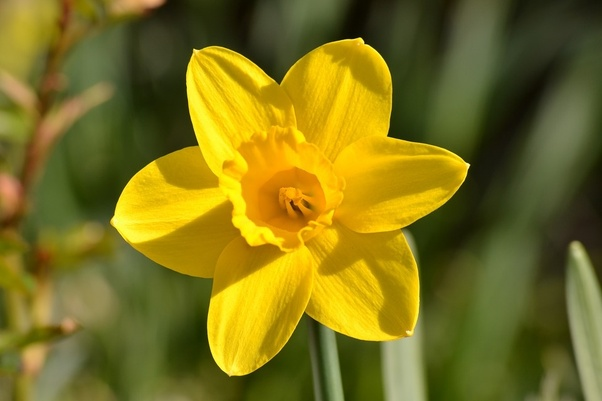
#> input picture narzisse.jpg, 602 x 401 px
$ python saddle_points.py   (older library calls are emulated)
#> lines starting #> are read from the running program, lines starting #| are printed output that depends on the picture
import numpy as np
from copy import copy
from PIL import Image
#from numba import jit, njit, types
#from numba.typed import Dict
import matplotlib.pyplot as plt
from matplotlib import cm
##import matplotlib.ticker as ticker
##import matplotlib.patches as patches
##import matplotlib.animation as animation
from mpl_toolkits.mplot3d import Axes3D


#this is so we can convert back and forth in number bases up to base 36
#create an empty, typed dict for numba
##int_from_char = Dict.empty(key_type=types.unicode_type,
##                           value_type=types.int64)
#now fill the dict
##for n in range(36):
##    int_from_char[np.base_repr(n,36)] = n
int_from_char = {np.base_repr(n,36) : n for n in range(36)}

#num_in_base = jit(np.base_repr, "unicode_type(int64, int64)")
num_in_base = np.base_repr

#@njit(parallel=True, inline="always", cache=True)
def is_increasing(vec):
    return np.all(np.diff(vec)>=0)


#binomial coefficient, returning integer
#@njit("int64(int64, int64)", parallel=True, inline="always", cache=True)
def bino(n, k):
    return np.prod(np.arange(n-k+1, n+1, 1, np.int64)) //\
           np.prod(np.arange(1, k+1, 1, np.int64))


#normalize an array along an axis
#@njit(parallel=True, inline="always", cache=True)
# [224 lines left out: functions normalize, regression_matrix, local_regression, find_critical, not called in this run]


#3D plot
def plot(f, n, tol=1E-3, rim=1E-3):
    fig = plt.figure()
    ax = fig.gca(projection='3d')
    plt.subplots_adjust(top = 1,
                        bottom = 0,
                        right = 1,
                        left = 0,
                        hspace = 0,
                        wspace = 0)
    plt.tight_layout()


    x = range(f.shape[0])
    y = range(f.shape[1])
    x, y = np.meshgrid(x, x)
    ax.plot_wireframe(x.T, y.T, f,
                      colors="k",
                      linewidths=0.1)

    col = {"max": "r",
           "min": "b",
           "saddle": "k",
           "degen": "0.5",#gray
           "valley": "g",
           "ridge": "m"}
    mrk = {"max": "^",
           "min": "v",
           "saddle": "x",
           "degen": "_",
           "valley": ".",
           "ridge": "."}

    d = find_critical(f, n, tol=tol, rim=rim)

    step = 1/8
    for p in d:
        if d[p]: ax.scatter(d[p][0],#+step/2,
                            d[p][1],#+step/2,
                            f[d[p]],
                            zdir="z",
                            zorder=1,
                            s=15,
                            c=col[p],
                            marker=mrk[p],
                            depthshade=False)

    plt.show()

if __name__ == "__main__":

    pic = Image.open("narzisse.jpg")
#> pic is the input picture: PIL image 602x401 RGB; mean R, G, B 123.8, 113.2, 27.9
    data = np.array(pic)[100:250, 150:300, 1]
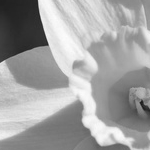
#> data: shape (150, 150); min 27, max 253, mean 161.6
    plt.imshow(data)
    #plot(data, 6, 1E-3, 0.0)

    #generate data
    k=1/8
    r = np.arange(-3, 3, k)
    x, y = np.meshgrid(r, r)
    f = -np.sin(x*y)+np.cos(x**2+y**2) +\
        np.random.rand(x.shape[0], x.shape[1])/8
    plot(data, 12, rim=1)
#> (the run stopped early here; a loop or call above may not have finished)

$ run again, with brain.png saved as narzisse.jpg
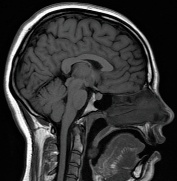
#> input picture brain.png, 177 x 181 px
#> pic is the input picture: PIL image 177x181 RGB; mean R, G, B 51.8, 51.8, 51.8
#> `data = np.array(pic)[100:250, 150:300, 1]`:
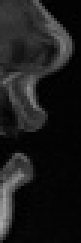
#> data: shape (81, 27) (shown 3 times larger); min 0, max 170, mean 28

$ run again, with perlin.png saved as narzisse.jpg
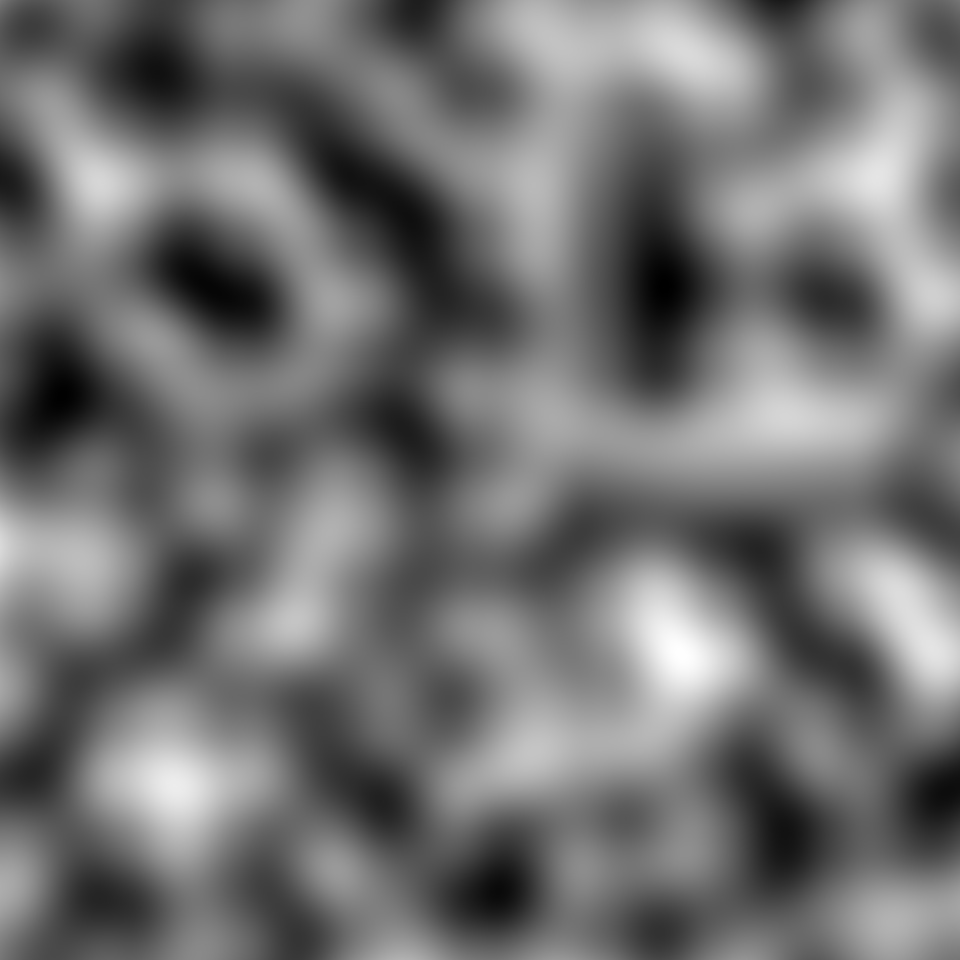
#> input picture perlin.png, 960 x 960 px
#> pic is the input picture: PIL image 960x960 RGB; min 0, max 254, mean 113.4
#> `data = np.array(pic)[100:250, 150:300, 1]`:
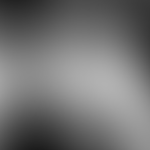
#> data: shape (150, 150); min 28, max 178, mean 114.2
